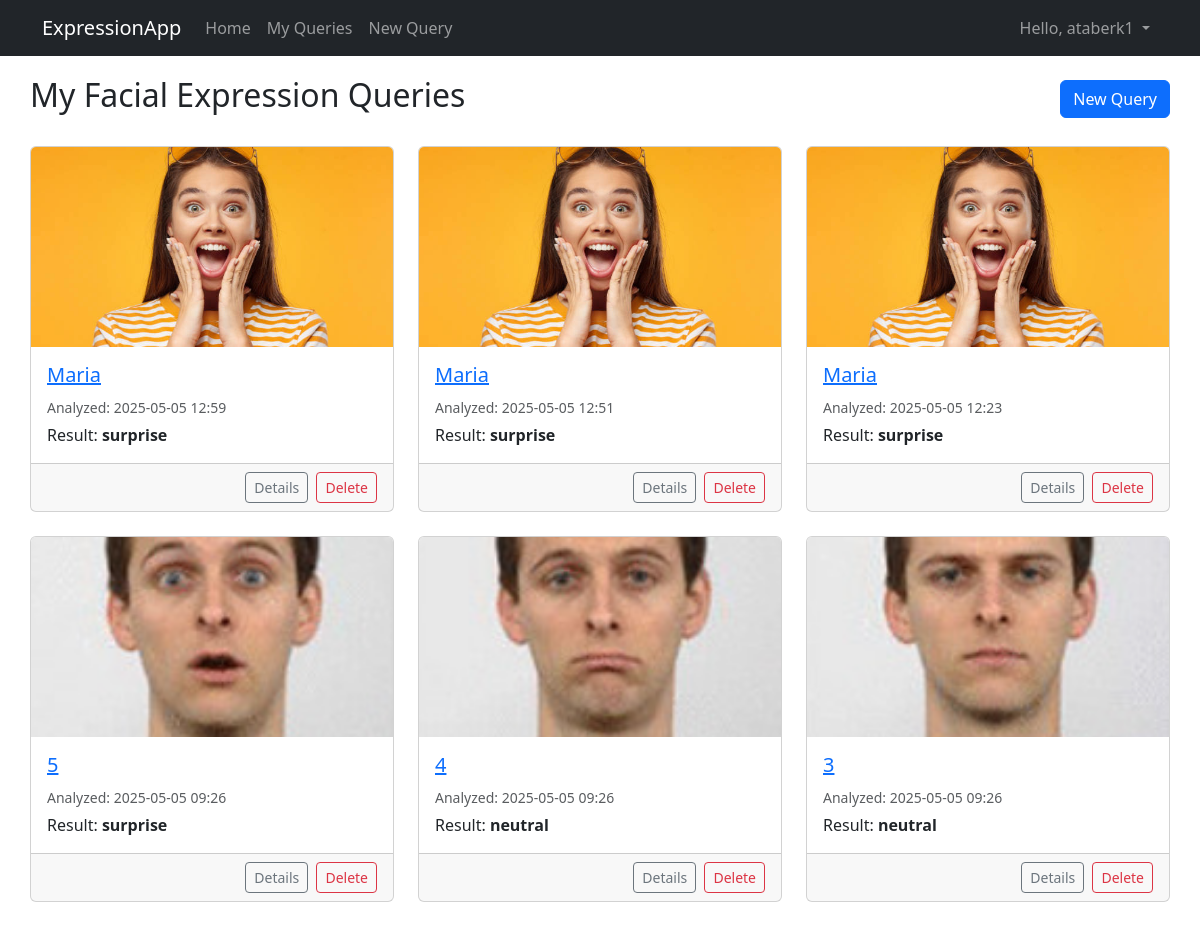
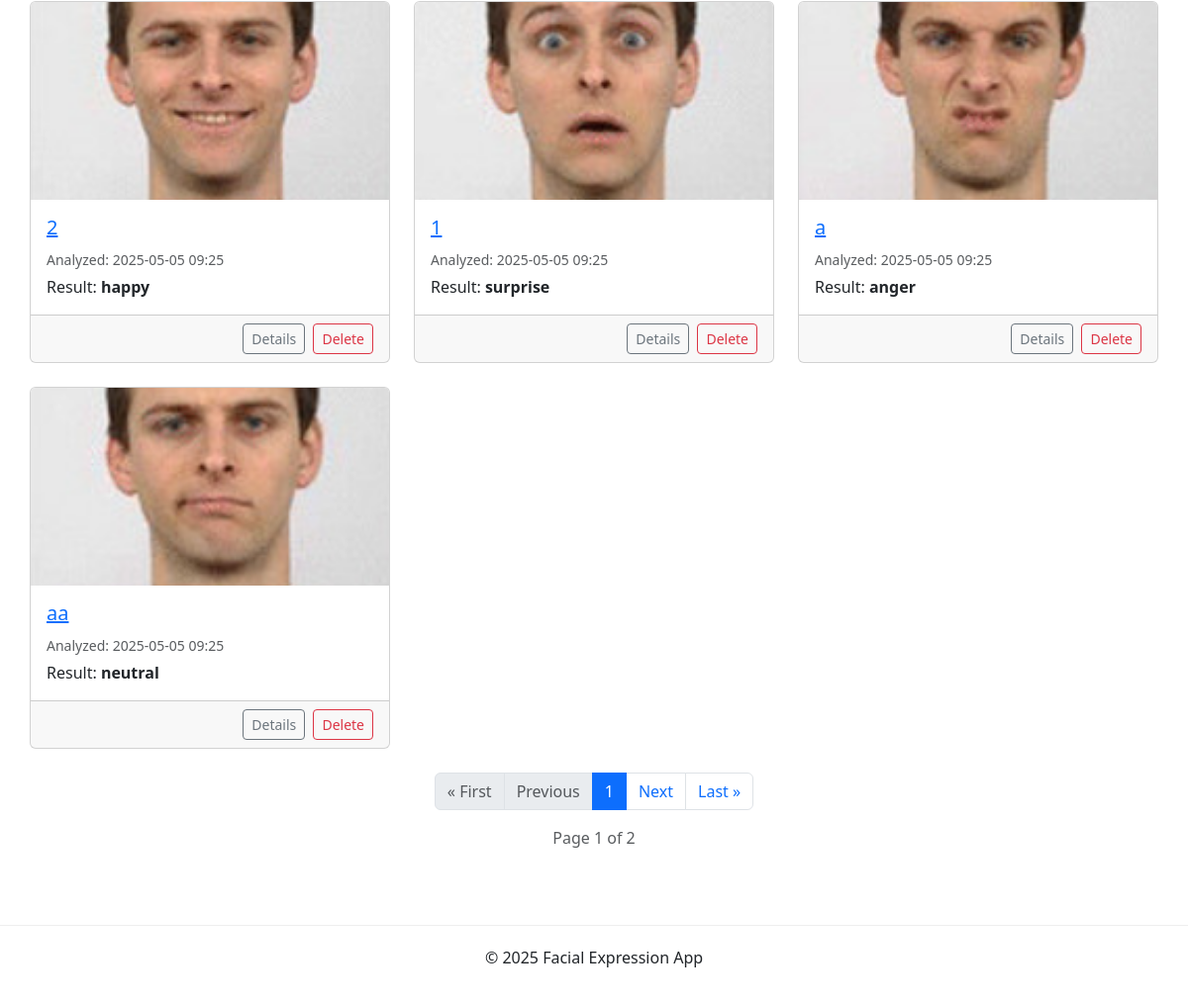
The app's page /queries/ (signed in) with its own data (2 pictures, top to bottom).
### queries/models.py (models this page shows, shortened)
class FacialExpressionQuery(models.Model):
    user = models.ForeignKey(
        settings.AUTH_USER_MODEL,
        on_delete=models.CASCADE,
        related_name="queries",  # Allows accessing user.queries
    )
    subject_name = models.CharField(max_length=100, blank=False, null=False)
    uploaded_photo = models.ImageField(
        upload_to=user_directory_path, blank=False, null=False
    )
    notes = models.TextField(blank=True, null=True)
    detected_expression = models.CharField(
        max_length=50, blank=True, null=True
    )  # Allow blank initially
    confidence_score = models.FloatField(blank=True, null=True)
    created_at = models.DateTimeField(
        auto_now_add=True
    )  # Automatically set when created
    updated_at = models.DateTimeField(auto_now=True)  # Automatically set when saved

### queries/views.py (the view)
# urls.py: path("queries/", views.query_list, name="query_list"),
@login_required  # Ensure only logged-in users can see their queries
def query_list(request):
    user_queries_list = FacialExpressionQuery.objects.filter(
        user=request.user
    ).order_by("-created_at")  # Order by newest first
    paginator = Paginator(user_queries_list, 10)
    page_number = request.GET.get(
        "page"
    )  # Get the page number from URL query param (?page=...)
    try:
        queries_page = paginator.page(page_number)
    except PageNotAnInteger:
        queries_page = paginator.page(1)
    except EmptyPage:
        queries_page = paginator.page(paginator.num_pages)
    context = {
        "queries_page": queries_page  # Pass the Page object
    }
    return render(request, "queries/query_list.html", context)

### templates/queries/query_list.html (shortened to what this page needs)
{% extends "base.html" %}
{% block content %}
  <div class="d-flex justify-content-between align-items-center mb-4">
      <h2>My Facial Expression Queries</h2>
      <a href="{% url 'query_create' %}" class="btn btn-primary">New Query</a>
  </div>
  {% if queries_page and queries_page.object_list %}
    <div class="row row-cols-1 row-cols-md-2 row-cols-lg-3 g-4">
      {% for query in queries_page %}
        <div class="col">
          <div class="card h-100">
            {% if query.uploaded_photo %}
              <img src="{{ query.uploaded_photo.url }}" class="card-img-top" alt="{{ query.subject_name }}" style="height: 200px; object-fit: cover;">
            {% else %}
               <div class="card-img-top bg-light d-flex align-items-center justify-content-center" style="height: 200px;">
                   <span class="text-muted">No Image</span>
               </div>
            {% endif %}
            <div class="card-body">
              <h5 class="card-title">
                  <a href="{% url 'query_detail' pk=query.pk %}">{{ query.subject_name }}</a>
              </h5>
              <p class="card-text mb-1"><small class="text-muted">Analyzed: {{ query.created_at|date:"Y-m-d H:i" }}</small></p>
              <p class="card-text">Result: <strong>{{ query.detected_expression|default:"N/A" }}</strong></p>
            </div>
            <div class="card-footer text-end">
                <a href="{% url 'query_detail' pk=query.pk %}" class="btn btn-sm btn-outline-secondary">Details</a>
                <a href="{% url 'query_delete' pk=query.pk %}" class="btn btn-sm btn-outline-danger ms-1">Delete</a>
            </div>
          </div>
        </div>
      {% endfor %}
    </div>
    {% if queries_page.has_other_pages %}
    <nav aria-label="Query navigation" class="mt-4">
      <ul class="pagination justify-content-center">
        {% if queries_page.has_previous %}
          <li class="page-item"><a class="page-link" href="?page=1">« First</a></li>
          <li class="page-item"><a class="page-link" href="?page={{ queries_page.previous_page_number }}">Previous</a></li>
        {% else %}
          <li class="page-item disabled"><span class="page-link">« First</span></li>
          <li class="page-item disabled"><span class="page-link">Previous</span></li>
        {% endif %}
        <li class="page-item active" aria-current="page"><span class="page-link">{{ queries_page.number }}</span></li>
        {% if queries_page.has_next %}
          <li class="page-item"><a class="page-link" href="?page={{ queries_page.next_page_number }}">Next</a></li>
          <li class="page-item"><a class="page-link" href="?page={{ queries_page.paginator.num_pages }}">Last »</a></li>
        {% else %}
          <li class="page-item disabled"><span class="page-link">Next</span></li>
          <li class="page-item disabled"><span class="page-link">Last »</span></li>
        {% endif %}
      </ul>
    </nav>
    <p class="text-center text-muted">Page {{ queries_page.number }} of {{ queries_page.paginator.num_pages }}</p>
    {% endif %}
  {% else %}
    <div class="alert alert-info">You haven't created any queries yet.</div>
    <p><a href="{% url 'query_create' %}" class="btn btn-primary">Create your first query!</a></p>
  {% endif %}
{% endblock %}

### templates/base.html (shortened to what this page needs)
{% load static %}
<!DOCTYPE html>
<html lang="en">
<head>
    <link href="https://cdn.jsdelivr.net/npm/bootstrap@5.3.2/dist/css/bootstrap.min.css" rel="stylesheet">
</head>
<body>
    <nav class="navbar navbar-expand-lg navbar-dark bg-dark fixed-top">
        <div class="container">
            <a class="navbar-brand" href="{% url 'home' %}">ExpressionApp</a>
            <div class="collapse navbar-collapse" id="navbarNav">
                <ul class="navbar-nav me-auto mb-2 mb-lg-0">
                    <li class="nav-item">
                        <a class="nav-link" href="{% url 'home' %}">Home</a>
                    </li>
                    {% if user.is_authenticated %}
                    <li class="nav-item">
                        <a class="nav-link" href="{% url 'query_list' %}">My Queries</a>
                    </li>
                    <li class="nav-item">
                         <a class="nav-link" href="{% url 'query_create' %}">New Query</a>
                    </li>
                    {% endif %}
                </ul>
                <ul class="navbar-nav ms-auto mb-2 mb-lg-0">
                    {% if user.is_authenticated %}
                        <li class="nav-item dropdown">
                            <a class="nav-link dropdown-toggle" href="#" id="navbarDropdown" role="button" data-bs-toggle="dropdown" aria-expanded="false">
                                Hello, {{ user.username }}
                            </a>
                        </li>
                    {% endif %}
                </ul>
            </div>
        </div>
    </nav>
    <div class="container content">
        {% block content %}{% endblock %}
    </div>
    <footer>
        <div class="container">
             <p>© {% now "Y" %} Facial Expression App</p>
        </div>
    </footer>
</body>
</html>

### templates/base.html (style rules this page uses)
body { padding-top: 56px; }
.content { padding: 20px 0; }
footer { margin-top: 40px; padding: 20px 0; border-top: 1px solid #eee; text-align: center; }

### records on screen
FacialExpressionQuery: uploaded_photo (picture), subject_name "Maria", created_at "2025-05-05 12:59", detected_expression "surprise"
FacialExpressionQuery: uploaded_photo (picture), subject_name "Maria", created_at "2025-05-05 12:51", detected_expression "surprise"
FacialExpressionQuery: uploaded_photo (picture), subject_name "Maria", created_at "2025-05-05 12:23", detected_expression "surprise"
FacialExpressionQuery: uploaded_photo (picture), subject_name "5", created_at "2025-05-05 09:26", detected_expression "surprise"
FacialExpressionQuery: uploaded_photo (picture), subject_name "4", created_at "2025-05-05 09:26", detected_expression "neutral"
FacialExpressionQuery: uploaded_photo (picture), subject_name "3", created_at "2025-05-05 09:26", detected_expression "neutral"
FacialExpressionQuery: uploaded_photo (picture), subject_name "2", created_at "2025-05-05 09:25", detected_expression "happy"
FacialExpressionQuery: uploaded_photo (picture), subject_name "1", created_at "2025-05-05 09:25", detected_expression "surprise"
FacialExpressionQuery: uploaded_photo (picture), subject_name "a", created_at "2025-05-05 09:25", detected_expression "anger"
FacialExpressionQuery: uploaded_photo (picture), subject_name "aa", created_at "2025-05-05 09:25", detected_expression "neutral"

### other values on screen
{{ user.username }} "ataberk1"
{{ queries_page.number }} "1"
{{ queries_page.paginator.num_pages }} "2"
